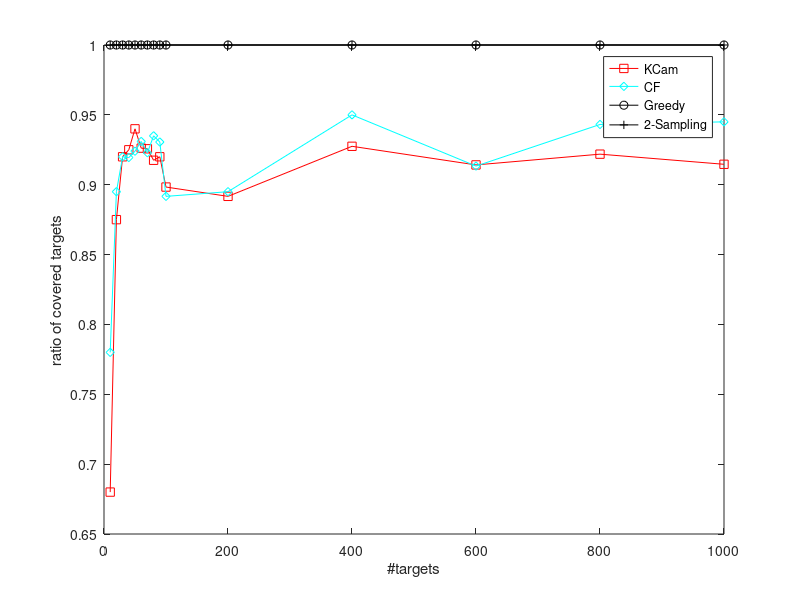
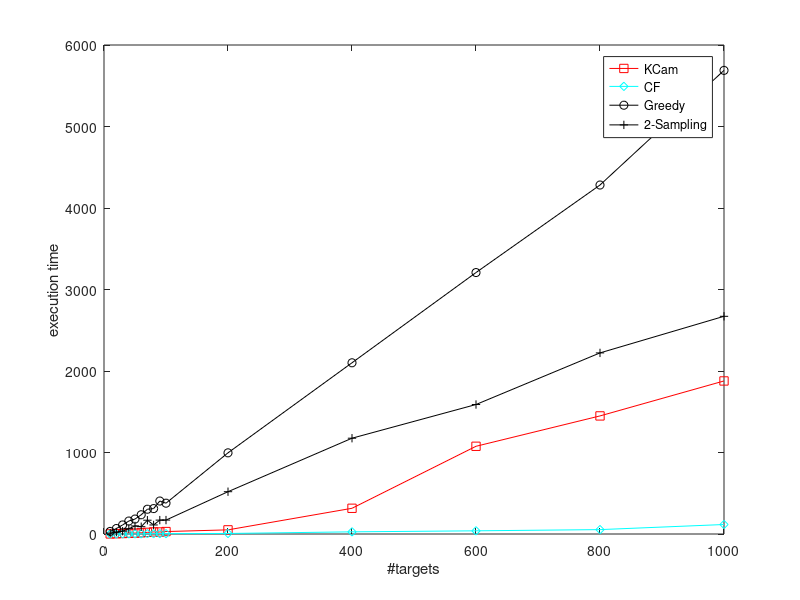
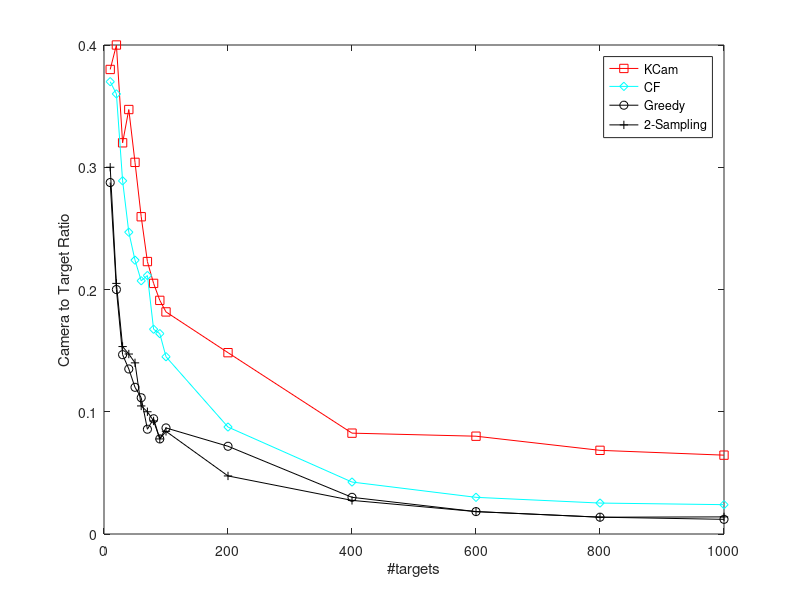

The MATLAB script that drew these images, in order:
%Results
%This file contains the results of the simulations.
%Comparison between several methods in Coverage, CTR(Coverage to Target
%Number ration) and complexity
N = [10 20 30 40 50 60 70 80 90 100];

%scenario 1
Dim1 = 100; Dim2 = 100;
Rmax = 10;
Coverage1_kcam = [6/10,11/20,20/30,];
execTime_kcam = [194816, 907010, 2449446];
CTR1_kcam = [4/10,8/20,12/30 ];

Coverage1_greedy = [9/10,20/20,30/30];
execTime_greedy = [5.0644e+06,7.8315e+06, 9.7052e+06,];
CTR1_greedy = [5/10,8/20,10/30];

Coverage1_dualSampl = [8/10,20/20,30/30];
execTime_dualSampl = [6.0597e+05, 1.0642e+06];
CTR1_dualSampl = [5/10,7/20,10/30];


%scenario 2
Dim1 = 50; Dim2 = 50;
Rmax = 20;

Coverage1_kcam = [6/10,18/20,24/30];
execTime_kcam = [ 178352,  612784, 2705960 ];
CTR1_kcam = [4/10,7/20,14/30 ];

Coverage1_greedy = [10/10,20/20,30/30];
execTime_greedy = [ 4.1757e+06, 5.1375e+06, 6.1186e+06];
CTR1_greedy = [4/10,5/20,10/30, 6/30];

Coverage1_dualSampl = [10/10,20/20,30/30];
execTime_dualSampl = [0,2.5796e+06];
CTR1_dualSampl = [4/10,5/20,7/30];



%big scenarios:
%Dim1 = 50; Dim2 = 50;
%Rmax = 25;

N = [10 20 30 40 50 60 70 80 90 100 200 400 600 800 1000]

Coverage1_kcam = [8/10, 19/20, 27/30, 37/40, 48/50, 55/60, 65/70, 74/80, 83/90, 82/100, 182/200, 352/400, 542/600, 726/800, 904/1000];
execTime_kcam = [ 1, 2.94, 4.92, 14.52, 20.26, 21.75, 21.47, 25.80, 24.71, 36.27, 116.19, 464.76, 963.81,  1.7242e+03, 2000 ];
CTR1_kcam = [4/10, 7/20, 9/30, 17/40, 20/50, 18/60, 18/70, 16/80, 19/90, 18/100, 25/200, 41/400, 49/600, 62/800, 101/1000];

Coverage1_algo2 = [9/10, 20/20, 27/30, 38/40, 46/50, 58/60, 64/70, 76/80, 82/90, 82/100, 191/200, 360/400, 543/600, 755/800, 992/1000,];
execTime_algo2 = [ 0.1, 0.42, 0.54, 1.52, 2.26, 2.34, 3.40, 3.87, 3.94, 7.90, 10.67, 31.09, 46.69, 56.20, 93.22 ];
CTR1_algo2= [4/10, 8/20, 8/30, 16/40, 11/50, 13/60, 16/70, 15/80, 21/90, 15/100, 16/200, 20/400, 20/600, 19/800, 22/1000];

Coverage1_greedy = [10/10, 20/20, 30/30, 40/40, 50/50, 60/60, 70/70, 80/80, 90/90, 100/100, 200/200, 400/400, 600/600, 800/800, 1000/1000];
execTime_greedy = [ 33.39, 77.47, 115.40, 173.79,  226.35, 284.08, 334.60, 385.28, 450.95, 514.7971, 1.0616e+03, 2.2226e+03, 3.3761e+03, 4.5726e+03,5.6885e+03];
CTR1_greedy = [3/10,4/20, 5/30, 5/40, 6/50, 7/60, 6/70, 7/80, 7/90, 7/100, 9/200, 11/400, 11/600, 13/800, 12/1000];

Coverage1_dualSampl = [10/10, 20/20, 30/30, 40/40, 50/50, 60/60, 70/70, 80/80, 90/90, 100/100, 200/200, 400/400, 600/600, 800/800, 1000/1000];
execTime_dualSampl = [15.78, 33.29, 45.11, 67.76, 91.42, 131.89, 135.22, 179.51, 196.83, 265, 519.44,  856.8278, 1.5835e+03, 1.8844e+03, 2.6711e+03 ];
CTR1_dualSampl = [3/10,4/20, 5/30, 6/40, 5/50, 7/60, 8/70, 7/80, 8/90, 8/100, 9/200, 11/400, 12/600, 13/800, 14/1000];

close all;
% figure;
% plot(N,Coverage1_kcam,'-rs');
% xlabel('#targets');
% ylabel('#covered targets');
% %title('Algorithm 1 ');
% hold on;
% plot(N,Coverage1_algo2, '-cd'); hold on;
% plot(N,Coverage1_greedy,'-ko'); hold on;
% plot(N,Coverage1_dualSampl,'-k+');
% legend('KCam', 'CF', 'Greedy', '2-Sampling');
% 
% 
% figure;
% plot(N,execTime_kcam,'-rs');
% xlabel('#targets');
% ylabel('execution time');
% %title('Algorithm 1 ');
% hold on;
% plot(N,execTime_algo2, '-cd'); hold on;
% plot(N,execTime_greedy,'-ko'); hold on;
% plot(N,execTime_dualSampl,'-k+');
% legend('KCam', 'CF', 'Greedy', '2-Sampling');
% 
% 
% 
% figure;
% plot(N,CTR1_kcam,'-rs');
% xlabel('#targets');
% ylabel('Camera to Target Ratio');
% %title('Algorithm 1 ');
% hold on;
% plot(N,CTR1_algo2, '-cd'); hold on;
% plot(N,CTR1_greedy, '-ko'); hold on;
% plot(N,CTR1_dualSampl, '-k+');
% legend('KCam', 'CF', 'Greedy', '2-Sampling');



%seed = 2;
N = [10 20 30 40 50 60 70 80 90 100 200 400 600 800 1000]

Coverage1_kcam = [9/10, 20/20, 27/30, 36/40, 48/50, 56/60, 64/70, 73/80, 81/90, 91/100, 182/200, 371/400, 543/600, 752/800, 904/1000];
execTime_kcam = [  0.83, 2.73, 4.92, 9.06, 10.76, 16.27, 20.11, 23.47, 24.71, 34.02, 113.33, 315.53,  1.5887e+03,  1.3283e+03, 2000 ];
CTR1_kcam = [3/10, 8/20, 9/30, 12/40, 13/50, 15/60, 16/70, 17/80, 18/90, 19/100, 27/200, 33/400, 47/600, 54/800, 101/1000];

Coverage1_algo2 = [7/10, 20/20, 27/30, 36/40, 45/50, 57/60, 68/70, 72/80, 82/90, 89/100, 180/200, 380/400, 544/600, 732/800, 992/1000,];
execTime_algo2 = [ 0.1, 0.42, 0.54, 0.84, 1.09, 1.93, 4.94, 2.23, 4.11, 4.03, 14.59,  26.57, 30.30, 63.54, 93.22 ];
CTR1_algo2= [4/10, 5/20, 8/30, 9/40, 9/50, 12/60, 19/70, 11/80, 15/90, 11/100, 20/200, 17/400, 16/600, 21/800, 22/1000];

Coverage1_greedy = [10/10, 20/20, 30/30, 40/40, 50/50, 60/60, 70/70, 80/80, 90/90, 100/100, 200/200, 400/400, 600/600, 800/800, 1000/1000];
execTime_greedy = [ 29.01, 65.44, 115.40, 137.04,  183.40, 247.68, 304.00, 357.68, 404.61, 445.00, 973.19,  2.1009e+03,  3.2079e+03, 4.2820e+03,5.6885e+03];
CTR1_greedy = [2/10,4/20, 4/30, 5/40, 6/50, 6/60, 6/70, 7/80, 7/90, 7/100, 9/200, 12/400, 11/600, 11/800, 12/1000];

Coverage1_dualSampl = [10/10, 20/20, 30/30, 40/40, 50/50, 60/60, 70/70, 80/80, 90/90, 100/100, 200/200, 400/400, 600/600, 800/800, 1000/1000];
execTime_dualSampl = [12.39, 31.77, 53.24, 67.76, 98.96, 110.00, 169.29, 199.36, 170.43, 265, 511.92,   1.1754e+03, 1.5887e+03, 2.2221e+03, 2.6711e+03 ];
CTR1_dualSampl = [2/10,5/20, 5/30, 5/40, 7/50, 6/60, 7/70, 8/80, 7/90, 7/100, 11/200, 11/400, 11/600, 11/800, 14/1000];


% Fill the gap for repeated experiments:

coverage_kcam_avg = Coverage1_kcam;
execTime_kcam_avg = execTime_kcam;
CTR2_kcam_avg = CTR1_kcam;

Coverage2_algo2_avg = Coverage1_algo2;
execTime2_algo2_avg = execTime_algo2;
CTR2_algo2_avg = CTR1_algo2;

execTime2_greedy_avg = execTime_greedy;
CTR2_greedy_avg = CTR1_greedy;

Coverage2_dualSampl_avg = Coverage1_dualSampl;
execTime2_dualSampl_avg = execTime_dualSampl;
CTR2_dualSampl_avg = CTR1_dualSampl;


n = 10;
%seed changes 
Coverage_kcam2 = [6/10, 6/10, 7/10, 7/10, 6/10, 8/10, 8/10, 6/10, 7/10, 7/10];
coverage_kcam_avg(1) = mean(Coverage_kcam2)
execTime_kcam2 = [0.93, 0.90, 1.00, 1.10, 1.01, 0.93, 0.97, 1.09, 0.98, 0.98 ] ;
execTime_kcam_avg(1) = mean(execTime_kcam2)
CTR2_kcam = [4/10,3/10,4/10, 4/10, 4/10, 4/10, 4/10, 3/10, 4/10, 4/10];
CTR2_kcam_avg(1) = mean(CTR2_kcam);


Coverage2_algo2 = [8/10,6/10,9/10,6/10, 8/10, 7/10, 8/10, 9/10, 10/10, 7/10 ];
Coverage2_algo2_avg(1) = mean(Coverage2_algo2);
execTime2_algo2 = [0.14, 0.12, 0.16, 0.15, 0.26, 0.26, 0.11, 0.14, 0.11, 0.11] ;
execTime2_algo2_avg(1) = mean(execTime2_algo2);
CTR2_algo2 = [4/10,4/10,4/10, 4/10, 4/10, 3/10, 3/10, 4/10, 4/10, 3/10];
CTR2_algo2_avg(1) = mean(CTR2_algo2);

Coverage2_greedy = [10/10,10/10,10/10,10/10,10/10, 10/10, 10/10];
execTime2_greedy = [34.22, 30.01, 28.16, 33.46, 32.34, 31.15, 33.46, 31.33, 32.45, 31.11] ;
execTime2_greedy_avg(1) = mean(execTime2_greedy);
CTR2_greedy = [3/10, 3/10, 2/10, 3/10, 3/10, 3/10, 3/10, 3/10];
CTR2_greedy_avg(1) = mean(CTR2_greedy);
Coverage2_dualSampl = [10/10, 10/10,10/10, 10/10, 10/10, 10/10, 10/10];
Coverage2_dualSampl_avg(1) = mean(Coverage2_dualSampl);
execTime2_dualSampl = [10.46, 12.02, 11.97, 10.38, 11.03, 10.74, 13.00, 10.28, 9.16, 11.83];
execTime2_dualSampl_avg(1) = mean(execTime2_dualSampl);
CTR2_dualSampl = [3/10, 3/10, 3/10, 3/10, 3/10, 3/10, 3/10];
CTR2_dualSampl_avg(1) = mean(CTR2_dualSampl);


n = 20;
Coverage_kcam2 = [18/20, 20/20, 19/20, 16/20, 15/20, 17/20, 14/20, 20/20, 18/20, 18/20];
coverage_kcam_avg(2) = mean(Coverage_kcam2)
execTime_kcam2 = [3.85, 2.80, 3.35, 3.53, 3.80, 3.57, 3.97, 2.52, 3.57, 3.94 ] ;
execTime_kcam_avg(2) = mean(execTime_kcam2)
CTR2_kcam = [9/20,8/20,9/20, 8/20, 8/20, 6/20, 7/20, 7/20, 9/20, 9/20];
CTR2_kcam_avg(2) = mean(CTR2_kcam);


Coverage2_algo2 = [18/20,15/20, 19/20, 18/20, 19/20, 18/20, 18/20, 18/20, 18/20, 18/20 ];
Coverage2_algo2_avg(2) = mean(Coverage2_algo2);
execTime2_algo2 = [0.33, 0.45, 0.32, 0.40, 0.26, 0.26, 0.32, 0.34, 0.46, 0.28, 0.33] ;
execTime2_algo2_avg(2) = mean(execTime2_algo2);
CTR2_algo2 = [7/20,8/20,7/20, 8/20, 6/20, 7/20, 7/20, 9/20, 6/20, 7/20];
CTR2_algo2_avg(2) = mean(CTR2_algo2);

Coverage2_greedy = [20/20,20/20,20/20,20/20,20/20, 20/20, 20/20 20/20];
execTime2_greedy = [75.07, 71.62, 66.37, 67.29, 69.38, 66.31, 67.96, 63.08, 61.15, 63.50] ;
execTime2_greedy_avg(2) = mean(execTime2_greedy);
CTR2_greedy = [5/20, 5/20, 4/20, 4/20, 4/20, 4/20, 4/20, 4/20, 3/20, 3/20];
CTR2_greedy_avg(2) = mean(CTR2_greedy);


Coverage2_dualSampl = [20/20, 20/20,20/20, 20/20, 20/20, 20/20, 20/20, 20/20, 20/20];
Coverage2_dualSampl_avg(2) = mean(Coverage2_dualSampl);
execTime2_dualSampl = [23.52, 28.94, 24.70, 16.78, 20.00, 30.69, 20.17, 18.21, 19.81, 30.18];
execTime2_dualSampl_avg(2) = mean(execTime2_dualSampl);
CTR2_dualSampl = [4/20, 5/20, 4/20, 4/20, 4/20, 5/20, 4/20, 4/20, 3/20, 4/20];
CTR2_dualSampl_avg(2) = mean(CTR2_dualSampl);


n = 30;
Coverage_kcam2 = [29/30, 27/30, 28/30, 27/30, 27/30];
coverage_kcam_avg(3) = mean(Coverage_kcam2)
execTime_kcam2 = [5.8, 6.6, 5.4 ] ;
execTime_kcam_avg(3) = mean(execTime_kcam2)
CTR2_kcam = [10/30,11/30,10/30, 9/30, 8/30];
CTR2_kcam_avg(3) = mean(CTR2_kcam);


Coverage2_algo2 = [27/30,29/30, 28/30, 27/30, 27/30 ];
Coverage2_algo2_avg(3) = mean(Coverage2_algo2);
execTime2_algo2 = [0.86, 0.6, 0.7] ;
execTime2_algo2_avg(3) = mean(execTime2_algo2);
CTR2_algo2 = [10/30,8/30,9/30, 9/30, 8/30, 8/30];
CTR2_algo2_avg(3) = mean(CTR2_algo2);

Coverage2_greedy = [20/20,20/20,20/20,20/20,20/20, 20/20, 20/20 20/20];
execTime2_greedy = [120, 113, 100] ;
execTime2_greedy_avg(3) = mean(execTime2_greedy);
CTR2_greedy = [4/30, 5/30, 4/30, 5/30, 4/30];
CTR2_greedy_avg(3) = mean(CTR2_greedy);


Coverage2_dualSampl = [20/20, 20/20,20/20, 20/20, 20/20, 20/20, 20/20, 20/20, 20/20];
Coverage2_dualSampl_avg(3) = mean(Coverage2_dualSampl);
execTime2_dualSampl = [44, 35, 24.70];
execTime2_dualSampl_avg(3) = mean(execTime2_dualSampl);
CTR2_dualSampl = [4/30, 5/30, 4/30, 5/30, 5/30];
CTR2_dualSampl_avg(3) = mean(CTR2_dualSampl);



n = 40;
Coverage_kcam2 = [36/40, 40/40, 37/40, 37/40, 37/40, 37/40, 36/40, 36/40, 37/40];
coverage_kcam_avg(4) = mean(Coverage_kcam2)
execTime_kcam2 = [11.03, 10.47, 10.14, 10.2, 9.9, 10.37, 13.31, 9.06, 14.52, 3.94,  ] ;
execTime_kcam_avg(4) = mean(execTime_kcam2)
CTR2_kcam = [14/40,14/40, 10/40, 14/40, 13/40, 14/40, 17/40, 12/40, 17/40];
CTR2_kcam_avg(4) = mean(CTR2_kcam);


Coverage2_algo2 = [38/40,35/40, 38/40, 36/40, 36/40, 37/40, 37/40, 36/40, 38/40];
Coverage2_algo2_avg(4) = mean(Coverage2_algo2);
execTime2_algo2 = [1.36, 1.16, 1.00, 0.99, 1.17, 1.37, 0.72, 0.84, 1.52, 0.28, 0.33] ;
execTime2_algo2_avg(4) = mean(execTime2_algo2);
CTR2_algo2 = [12/40,6/40,11/40, 10/40, 11/40, 12/40, 8/40, 9/40];
CTR2_algo2_avg(4) = mean(CTR2_algo2);

Coverage2_greedy = [40/40,40/40,40/40,40/40,40/40, 40/40, 40/40 40/40];
execTime2_greedy = [171.71, 143.65, 160.54, 141.94, 179.01, 163.91, 160.55, 137.04, 173.79] ;
execTime2_greedy_avg(4) = mean(execTime2_greedy);
CTR2_greedy = [5/40, 6/40, 5/40, 5/40, 7/40, 5/40, 5/40, 5/40, 5/40, 3/20];
CTR2_greedy_avg(4) = mean(CTR2_greedy);


Coverage2_dualSampl = [40/40,40/40,40/40, 40/40, 40/40, 40/40, 40/40, 40/40, 40/40];
Coverage2_dualSampl_avg(4) = mean(Coverage2_dualSampl);
execTime2_dualSampl = [71.85, 50.8, 66.03, 72.18, 55.6, 61.18, 71.64, 67.76, 67];
execTime2_dualSampl_avg(4) = mean(execTime2_dualSampl);
CTR2_dualSampl = [6/40, 6/40, 6/40, 6/40, 6/40, 7/40, 6/40, 5/40, 5/40];
CTR2_dualSampl_avg(4) = mean(CTR2_dualSampl);


n = 50;
Coverage_kcam2 = [47/50, 46/50, 46/50, 48/50, 48/50];
coverage_kcam_avg(5) = mean(Coverage_kcam2)
%execTime_kcam2 = [11.03, 10.47, 10.14, 10.2, 9.9, 10.37, 13.31, 9.06, 14.52, 3.94,  ] ;
%execTime_kcam_avg(5) = mean(execTime_kcam2)
CTR2_kcam = [14/50,16/50, 13/50, 20/50, 13/50 ];
CTR2_kcam_avg(5) = mean(CTR2_kcam);


Coverage2_algo2 = [49/50,47/50, 44/50, 46/50, 45/50 ];
Coverage2_algo2_avg(5) = mean(Coverage2_algo2);
execTime2_algo2 = [1.36, 1.16, 1.00, 0.99, 1.17, 1.37, 0.72, 0.84, 1.52, 0.28, 0.33] ;
%execTime2_algo2_avg(5) = mean(execTime2_algo2);
CTR2_algo2 = [13/50,11/50,12/50, 11/50, 9/50];
CTR2_algo2_avg(5) = mean(CTR2_algo2);

% Coverage2_greedy = [40/40,40/40,40/40,40/40,40/40, 40/40, 40/40 40/40];
% execTime2_greedy = [171.71, 143.65, 160.54, 141.94, 179.01, 163.91, 160.55, 137.04, 173.79] ;
% execTime2_greedy_avg(5) = mean(execTime2_greedy);
% CTR2_greedy = [5/40, 6/40, 5/40, 5/40, 7/40, 5/40, 5/40, 5/40, 5/40, 3/20];
% CTR2_greedy_avg(5) = mean(CTR2_greedy);
% 
% 
% Coverage2_dualSampl = [40/40,40/40,40/40, 40/40, 40/40, 40/40, 40/40, 40/40, 40/40];
% Coverage2_dualSampl_avg(5) = mean(Coverage2_dualSampl);
% execTime2_dualSampl = [71.85, 50.8, 66.03, 72.18, 55.6, 61.18, 71.64, 67.76, 67];
% execTime2_dualSampl_avg(5) = mean(execTime2_dualSampl);
% CTR2_dualSampl = [6/40, 6/40, 6/40, 6/40, 6/40, 7/40, 6/40, 5/40, 5/40];
% CTR2_dualSampl_avg(5) = mean(CTR2_dualSampl);




n = 60;
Coverage_kcam2 = [56/60, 56/60, 54/60, 55/60, 57/60, 55/60, 56/60 ];
coverage_kcam_avg(6) = mean(Coverage_kcam2)
execTime_kcam2 = [ 16.28, 22.15, 15.17, 11.94, 9.9  ] ;
execTime_kcam_avg(6) = mean(execTime_kcam2)
CTR2_kcam = [15/60,19/60, 14/60, 16/60, 12/60, 18/60, 15/60];
CTR2_kcam_avg(6) = mean(CTR2_kcam);


Coverage2_algo2 = [55/60,54/60, 56/60, 56/60, 56/60, 58/60, 56/60];
Coverage2_algo2_avg(6) = mean(Coverage2_algo2);
execTime2_algo2 = [1.50, 2.26,  2.07, 2.9, 1.17, 1.37, 0.72, 0.84, 1.52, 0.28, 0.33] ;
execTime2_algo2_avg(6) = mean(execTime2_algo2);
CTR2_algo2 = [7/60,10/60,12/60, 15/60, 15/60, 13/60, 15/60 ];
CTR2_algo2_avg(6) = mean(CTR2_algo2);

Coverage2_greedy = [60/60,60/60,60/60,40/40,40/40, 40/40, 40/40 40/40];
execTime2_greedy = [ 229.27, 287.130, 218.3, 266.48, 179.01] ;
execTime2_greedy_avg(6) = mean(execTime2_greedy);
CTR2_greedy = [6/60, 7/60, 7/60, 5/40, 7/60, 6/60, 7/60, 6/60];
CTR2_greedy_avg(6) = mean(CTR2_greedy);


Coverage2_dualSampl = [60/60,60/60,60/60, 60/60, 60/60, 40/40, 40/40, 40/40, 40/40];
Coverage2_dualSampl_avg(6) = mean(Coverage2_dualSampl);
execTime2_dualSampl = [85.9, 117.94, 74.52, 72.18, 97.4];
execTime2_dualSampl_avg(6) = mean(execTime2_dualSampl);
CTR2_dualSampl = [5/60, 6/60, 7/60, 6/60, 7/60, 7/60, 6/60];
CTR2_dualSampl_avg(6) = mean(CTR2_dualSampl);


n = 70;
Coverage_kcam2 = [64/70, 65/70, 66/70, 65/70, 64/70 ];
coverage_kcam_avg(7) = mean(Coverage_kcam2)
%execTime_kcam2 = [ 16.28, 22.15, 15.17, 11.94, 9.9  ] ;
%execTime_kcam_avg(7) = mean(execTime_kcam2)
CTR2_kcam = [13/70,17/70, 14/70, 18/70, 16/70];
CTR2_kcam_avg(7) = mean(CTR2_kcam);


Coverage2_algo2 = [64/70,62/70, 65/70, 64/70, 68/70];
Coverage2_algo2_avg(7) = mean(Coverage2_algo2);
%execTime2_algo2 = [1.50, 2.26,  2.07, 2.9, 1.17, 1.37, 0.72, 0.84, 1.52, 0.28, 0.33] ;
%execTime2_algo2_avg(7) = mean(execTime2_algo2);
CTR2_algo2 = [16/70,9/70,14/70, 16/70, 19/70 ];
CTR2_algo2_avg(7) = mean(CTR2_algo2);

% Coverage2_greedy = [60/60,60/60,60/60,40/40,40/40, 40/40, 40/40 40/40];
% execTime2_greedy = [ 229.27, 287.130, 218.3, 266.48, 179.01] ;
% execTime2_greedy_avg(7) = mean(execTime2_greedy);
% CTR2_greedy = [6/60, 7/60, 7/60, 5/40, 7/60, 6/60, 7/60, 6/60];
% CTR2_greedy_avg(7) = mean(CTR2_greedy);
% 
% 
% Coverage2_dualSampl = [60/60,60/60,60/60, 60/60, 60/60, 40/40, 40/40, 40/40, 40/40];
% Coverage2_dualSampl_avg(6) = mean(Coverage2_dualSampl);
% execTime2_dualSampl = [85.9, 117.94, 74.52, 72.18, 97.4];
% execTime2_dualSampl_avg(6) = mean(execTime2_dualSampl);
% CTR2_dualSampl = [5/60, 6/60, 7/60, 6/60, 7/60, 7/60, 6/60];
% CTR2_dualSampl_avg(6) = mean(CTR2_dualSampl);



n = 80;
Coverage_kcam2 = [73/80, 73/80, 74/80, 74/80, 73/80];
coverage_kcam_avg(8) = mean(Coverage_kcam2)
execTime_kcam2 = [ 25.47, 32.88, 20.22, 23.47, 25.80 ] ;
execTime_kcam_avg(8) = mean(execTime_kcam2)
CTR2_kcam = [14/80, 20/80, 15/80, 16/80, 17/80];
CTR2_kcam_avg(8) = mean(CTR2_kcam);


Coverage2_algo2 = [76/80, 75/80, 75/80, 76/80, 72/80 ];
Coverage2_algo2_avg(8) = mean(Coverage2_algo2);
execTime2_algo2 = [3.32 2.59, 4.14, 2.9, 3.87, 2.23] ;
execTime2_algo2_avg(8) = mean(execTime2_algo2);
CTR2_algo2 = [14/80, 12/80, 15/80, 15/80, 11/80 ];
CTR2_algo2_avg(8) = mean(CTR2_algo2);

Coverage2_greedy = [60/60,60/60,60/60,40/40,40/40, 40/40, 40/40 40/40];
execTime2_greedy = [ 373.5, 363, 376.75, 266.48, 179.01] ;
execTime2_greedy_avg(8) = mean(execTime2_greedy);
CTR2_greedy = [7/80, 7/80, 7/80, 7/80, 7/80, 6/60, 7/60, 6/60];
CTR2_greedy_avg(8) = mean(CTR2_greedy);


Coverage2_dualSampl = [80/80,80/80,80/80, 80/80, 60/60, 40/40, 40/40, 40/40, 40/40];
Coverage2_dualSampl_avg(8) = mean(Coverage2_dualSampl);
execTime2_dualSampl = [112.32, 126.15, 146.7, 72.18, 97.4];
execTime2_dualSampl_avg(8) = mean(execTime2_dualSampl);
CTR2_dualSampl = [7/80, 7/80, 8/80, 7/80, 8/80];
CTR2_dualSampl_avg(8) = mean(CTR2_dualSampl);


n = 90;
Coverage_kcam2 = [81/90, 85/90, 84/90, 83/90, 81/90];
coverage_kcam_avg(9) = mean(Coverage_kcam2)
%execTime_kcam2 = [ 25.47, 32.88, 20.22, 23.47, 25.80 ] ;
%execTime_kcam_avg(9) = mean(execTime_kcam2)
CTR2_kcam = [18/90, 16/90, 15/90, 19/90, 18/90];
CTR2_kcam_avg(9) = mean(CTR2_kcam);


Coverage2_algo2 = [84/90, 84/90, 85/90, 82/90 ];
Coverage2_algo2_avg(9) = mean(Coverage2_algo2);
%execTime2_algo2 = [3.32 2.59, 4.14, 2.9, 3.87, 2.23] ;
%execTime2_algo2_avg(9) = mean(execTime2_algo2);
CTR2_algo2 = [16/90, 15/90, 13/90, 15/90];
CTR2_algo2_avg(9) = mean(CTR2_algo2);

% Coverage2_greedy = [60/60,60/60,60/60,40/40,40/40, 40/40, 40/40 40/40];
% execTime2_greedy = [ 373.5, 363, 376.75, 266.48, 179.01] ;
% execTime2_greedy_avg(9) = mean(execTime2_greedy);
% CTR2_greedy = [7/80, 7/80, 7/80, 7/80, 7/80, 6/60, 7/60, 6/60];
% CTR2_greedy_avg(9) = mean(CTR2_greedy);
% 
% 
% Coverage2_dualSampl = [80/80,80/80,80/80, 80/80, 60/60, 40/40, 40/40, 40/40, 40/40];
% Coverage2_dualSampl_avg(9) = mean(Coverage2_dualSampl);
% execTime2_dualSampl = [112.32, 126.15, 146.7, 72.18, 97.4];
% execTime2_dualSampl_avg(9) = mean(execTime2_dualSampl);
% CTR2_dualSampl = [7/80, 7/80, 8/80, 7/80, 8/80];
% CTR2_dualSampl_avg(9) = mean(CTR2_dualSampl);
% 




n = 100;
Coverage_kcam2 = [92/100, 92/100, 91/100, 91/100, 82/100, 91/100];
coverage_kcam_avg(10) = mean(Coverage_kcam2)
execTime_kcam2 = [ 30.32, 41.04, 20.22, 23.47, 25.80, 36.27, 34 ] ;
execTime_kcam_avg(10) = mean(execTime_kcam2)
CTR2_kcam = [17/100, 20/100, 19/100, 16/100, 18/100, 19/100];
CTR2_kcam_avg(10) = mean(CTR2_kcam);


Coverage2_algo2 = [92/100, 91/100, 90/100, 91/100, 82/100, 89/100 ];
Coverage2_algo2_avg(10) = mean(Coverage2_algo2);
execTime2_algo2 = [5.16 3.2, 4.14, 5.1, 3.87, 2.23, 7.9, 4] ;
execTime2_algo2_avg(10) = mean(execTime2_algo2);
CTR2_algo2 = [16/100, 12/100, 16/100, 17/100, 15/100, 11/100 ];
CTR2_algo2_avg(10) = mean(CTR2_algo2);

Coverage2_greedy = [100/100,100/100, 100/100,40/40,40/40, 40/40, 40/40 40/40];
execTime2_greedy = [ 472.2, 479.22, 376.75, 383, 179.01] ;
execTime2_greedy_avg(10) = mean(execTime2_greedy);
CTR2_greedy = [8/100, 7/100, 7/100, 7/100, 7/80, 6/60, 7/60, 6/60];
CTR2_greedy_avg(10) = mean(CTR2_greedy);


Coverage2_dualSampl = [100/100,100/100,80/80, 80/80, 60/60, 40/40, 40/40, 40/40, 40/40];
Coverage2_dualSampl_avg(10) = mean(Coverage2_dualSampl);
execTime2_dualSampl = [222.2, 165.1, 146.7, 170.42, 150];
execTime2_dualSampl_avg(10) = mean(execTime2_dualSampl);
CTR2_dualSampl = [9/100, 8/100, 8/100, 7/100, 8/80];
CTR2_dualSampl_avg(10) = mean(CTR2_dualSampl);


n = 200;
Coverage_kcam2 = [180/200, 180/200, 182/200, 182/200, 82/100, 91/100];
coverage_kcam_avg(11) = mean(Coverage_kcam2)
execTime_kcam2 = [ 115.4, 101, 20.22, 23.47, 25.80, 36.27, 34 ] ;
execTime_kcam_avg(11) = mean(execTime_kcam2)
CTR2_kcam = [27/200, 25/200, 25/200, 27/200, 18/100, 19/100];
CTR2_kcam_avg(11) = mean(CTR2_kcam);


Coverage2_algo2 = [190/200, 180/200, 90/100, 91/100, 82/100, 89/100 ];
Coverage2_algo2_avg(11) = mean(Coverage2_algo2);
execTime2_algo2 = [15.9 9 4.14, 5.1, 3.87, 2.23, 7.9, 4] ;
execTime2_algo2_avg(11) = mean(execTime2_algo2);
CTR2_algo2 = [21/200, 13/200, 16/200, 20/200 ];
CTR2_algo2_avg(11) = mean(CTR2_algo2);

Coverage2_greedy = [100/100,100/100, 100/100,40/40,40/40, 40/40, 40/40 40/40];
execTime2_greedy = [ 996] ;
execTime2_greedy_avg(11) = mean(execTime2_greedy);
CTR2_greedy = [8/200, 8/200, 9/200, 9/200, 7/80, 6/60, 7/60, 6/60];
CTR2_greedy_avg(11) = mean(CTR2_greedy);


Coverage2_dualSampl = [100/100,100/100,80/80, 80/80, 60/60, 40/40, 40/40, 40/40, 40/40];
Coverage2_dualSampl_avg(11) = mean(Coverage2_dualSampl);
execTime2_dualSampl = [519];
execTime2_dualSampl_avg(11) = mean(execTime2_dualSampl);
CTR2_dualSampl = [9/200, 9/200, 9/200, 11/200];
CTR2_dualSampl_avg(11) = mean(CTR2_dualSampl);



n = 600;
Coverage_kcam2 = [554/600, 555/600, 542/600, 543/600 ];
coverage_kcam_avg(13) = mean(Coverage_kcam2);
execTime_kcam2 = [ 961.6, 792, 963.81, 1588] ;
execTime_kcam_avg(13) = mean(execTime_kcam2);
CTR2_kcam = [51/600, 45/600, 49/600, 47/600 ];
CTR2_kcam_avg(13) = mean(CTR2_kcam);


Coverage2_algo2 = [564/600, 541/600, 543/600, 544/600 ];
Coverage2_algo2_avg(13) = mean(Coverage2_algo2);
execTime2_algo2 = [46.52 31.66 ] ;
execTime2_algo2_avg(13) = mean(execTime2_algo2);
CTR2_algo2 = [20/600, 16/600, 20/600, 16/600 ];
CTR2_algo2_avg(13) = mean(CTR2_algo2);

% Coverage2_greedy = [100/100,100/100, 100/100,40/40,40/40, 40/40, 40/40 40/40];
% execTime2_greedy = [ 996] ;
% execTime2_greedy_avg(13) = mean(execTime2_greedy);
% CTR2_greedy = [8/200, 8/200, 9/200, 9/200, 7/80, 6/60, 7/60, 6/60];
% CTR2_greedy_avg(13) = mean(CTR2_greedy);
% 
% 
% Coverage2_dualSampl = [100/100,100/100,80/80, 80/80, 60/60, 40/40, 40/40, 40/40, 40/40];
% Coverage2_dualSampl_avg(13) = mean(Coverage2_dualSampl);
% execTime2_dualSampl = [519];
% execTime2_dualSampl_avg(13) = mean(execTime2_dualSampl);
% CTR2_dualSampl = [9/200, 9/200, 9/200, 11/200];
% CTR2_dualSampl_avg(13) = mean(CTR2_dualSampl);


n = 800;
Coverage_kcam2 = [738/800, 734/800, 726/800, 752/800 ];
coverage_kcam_avg(14) = mean(Coverage_kcam2);
execTime_kcam2 = [  1.1695e+03,  1.4530e+03, 1.7242e+03] ;
execTime_kcam_avg(14) = mean(execTime_kcam2);
CTR2_kcam = [47/800, 56/800, 62/800, 54/800 ];
CTR2_kcam_avg(14) = mean(CTR2_kcam);


Coverage2_algo2 = [774/800, 757/800, 755/800, 732/800 ];
Coverage2_algo2_avg(14) = mean(Coverage2_algo2);
execTime2_algo2 = [57 31.66 73] ;
execTime2_algo2_avg(14) = mean(execTime2_algo2);
CTR2_algo2 = [19/800, 22/800, 19/800, 21/800 ];
CTR2_algo2_avg(14) = mean(CTR2_algo2);


n = 1000;
Coverage_kcam2 = [904/1000, 907/1000, 726/800, 752/800 ];
coverage_kcam_avg(15) = mean(Coverage_kcam2);
execTime_kcam2 = [   2.0637e+03,  1.8457e+03, 1.7242e+03] ;
execTime_kcam_avg(15) = mean(execTime_kcam2);
CTR2_kcam = [58/1000, 55/1000, 62/800, 54/800 ];
CTR2_kcam_avg(15) = mean(CTR2_kcam);


Coverage2_algo2 = [900/1000, 943/1000, 992/1000 ];
Coverage2_algo2_avg(15) = mean(Coverage2_algo2);
execTime2_algo2 = [143 90] ;
execTime2_algo2_avg(15) = mean(execTime2_algo2);
CTR2_algo2 = [22/1000, 28/1000, 22/1000 ];
CTR2_algo2_avg(15) = mean(CTR2_algo2);


close all;
figure;
plot(N,coverage_kcam_avg,'-rs');
xlabel('#targets');
ylabel('ratio of covered targets');
%title('Algorithm 1 ');
hold on;
plot(N,Coverage2_algo2_avg, '-cd'); hold on;
plot(N,Coverage1_greedy,'-ko'); hold on;
plot(N,Coverage1_dualSampl,'-k+');
legend('KCam', 'CF', 'Greedy', '2-Sampling');


figure;
plot(N,execTime_kcam_avg,'-rs');
xlabel('#targets');
ylabel('execution time');
%title('Algorithm 1 ');
hold on;
plot(N,execTime2_algo2_avg, '-cd'); hold on;
plot(N,execTime2_greedy_avg,'-ko'); hold on;
plot(N,execTime2_dualSampl_avg,'-k+');
legend('KCam', 'CF', 'Greedy', '2-Sampling');



figure;
plot(N,CTR2_kcam_avg,'-rs');
xlabel('#targets');
ylabel('Camera to Target Ratio');
%title('Algorithm 1 ');
hold on;
plot(N,CTR2_algo2_avg, '-cd'); hold on;
plot(N,CTR2_greedy_avg, '-ko'); hold on;
plot(N,CTR2_dualSampl_avg, '-k+');
legend('KCam', 'CF', 'Greedy', '2-Sampling');

